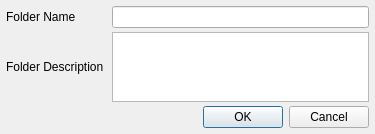
<?xml version="1.0" encoding="UTF-8"?>
<ui version="4.0">
 <class>EditFolderDialog</class>
 <widget class="QDialog" name="EditFolderDialog">
  <property name="geometry">
   <rect>
    <x>0</x>
    <y>0</y>
    <width>375</width>
    <height>134</height>
   </rect>
  </property>
  <property name="sizePolicy">
   <sizepolicy hsizetype="Fixed" vsizetype="Fixed">
    <horstretch>0</horstretch>
    <verstretch>0</verstretch>
   </sizepolicy>
  </property>
  <property name="windowTitle">
   <string>Edit Folder</string>
  </property>
  <property name="modal">
   <bool>true</bool>
  </property>
  <layout class="QFormLayout" name="formLayout">
   <property name="horizontalSpacing">
    <number>8</number>
   </property>
   <property name="verticalSpacing">
    <number>4</number>
   </property>
   <property name="leftMargin">
    <number>6</number>
   </property>
   <property name="topMargin">
    <number>6</number>
   </property>
   <property name="rightMargin">
    <number>6</number>
   </property>
   <property name="bottomMargin">
    <number>6</number>
   </property>
   <item row="0" column="0">
    <widget class="QLabel" name="label">
     <property name="text">
      <string>Folder Name</string>
     </property>
    </widget>
   </item>
   <item row="1" column="0">
    <widget class="QLabel" name="label_2">
     <property name="sizePolicy">
      <sizepolicy hsizetype="Preferred" vsizetype="MinimumExpanding">
       <horstretch>0</horstretch>
       <verstretch>0</verstretch>
      </sizepolicy>
     </property>
     <property name="text">
      <string>Folder Description</string>
     </property>
    </widget>
   </item>
   <item row="0" column="1">
    <widget class="QLineEdit" name="FolderNameEdit"/>
   </item>
   <item row="1" column="1">
    <widget class="QTextEdit" name="FolderDescriptionEdit">
     <property name="acceptRichText">
      <bool>false</bool>
     </property>
    </widget>
   </item>
   <item row="2" column="1">
    <widget class="QDialogButtonBox" name="buttonBox">
     <property name="orientation">
      <enum>Qt::Horizontal</enum>
     </property>
     <property name="standardButtons">
      <set>QDialogButtonBox::Cancel|QDialogButtonBox::Ok</set>
     </property>
    </widget>
   </item>
  </layout>
 </widget>
 <resources/>
 <connections>
  <connection>
   <sender>buttonBox</sender>
   <signal>rejected()</signal>
   <receiver>EditFolderDialog</receiver>
   <slot>reject()</slot>
   <hints>
    <hint type="sourcelabel">
     <x>316</x>
     <y>260</y>
    </hint>
    <hint type="destinationlabel">
     <x>286</x>
     <y>274</y>
    </hint>
   </hints>
  </connection>
 </connections>
</ui>
